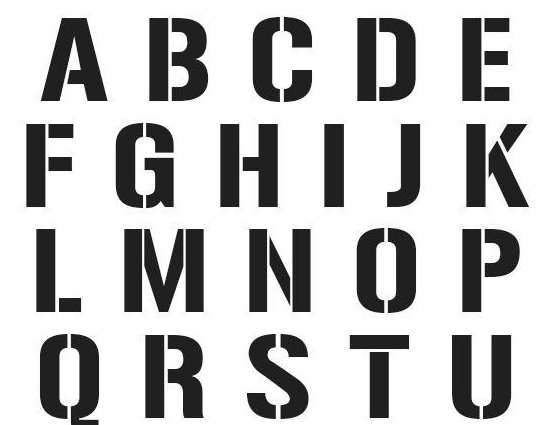
#> input picture cwiczenia_15_04_2025_morph_ops/litery.png, 547 x 425 px
$ python zadanie4.py
#> lines starting #> are read from the running program, lines starting #| are printed output that depends on the picture; after the words box and inside, x2 and y2 are one past the last pixel; in counts of white or black regions, pixels touching at a corner belong together
import cv2

image = cv2.imread('litery.png', cv2.IMREAD_GRAYSCALE)
#> image is the input picture: shape (425, 547); min 0, max 255, mean 194.4
_, binary = cv2.threshold(image, 127, 255, cv2.THRESH_BINARY_INV)
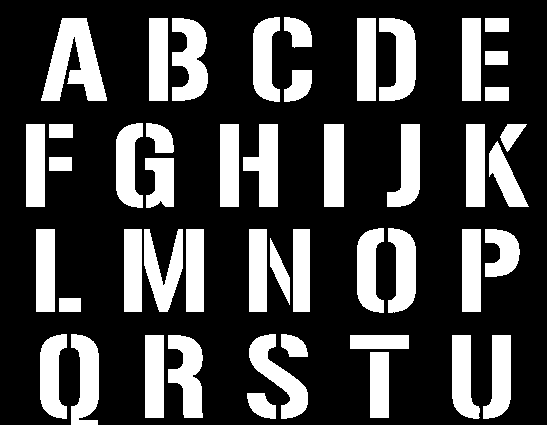
#> binary: shape (425, 547); 26.8% white; 48 white regions, largest, box (x1, y1, x2, y2) and area: (41, 18, 107, 101) 3065, (172, 18, 208, 101) 2016, (379, 18, 416, 101) 1923


kernel_rect = cv2.getStructuringElement(cv2.MORPH_RECT, (5, 5))
kernel_ellipse = cv2.getStructuringElement(cv2.MORPH_ELLIPSE, (5, 5))

closed_rect = cv2.morphologyEx(binary, cv2.MORPH_CLOSE, kernel_rect)
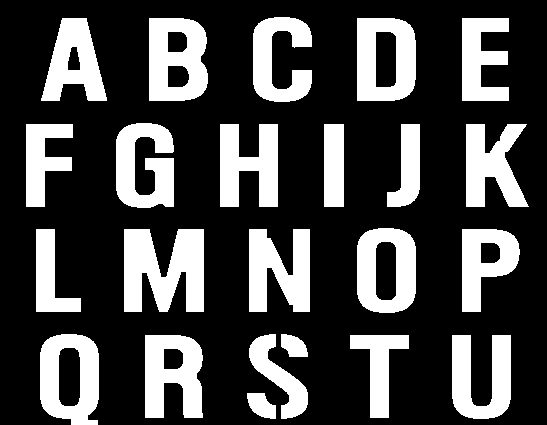
#> closed_rect: shape (425, 547); 27.7% white; 23 white regions, largest, box (x1, y1, x2, y2) and area: (124, 229, 204, 312) 4968, (149, 18, 208, 101) 3773, (249, 229, 310, 312) 3656
closed_ellipse = cv2.morphologyEx(binary, cv2.MORPH_CLOSE, kernel_ellipse)
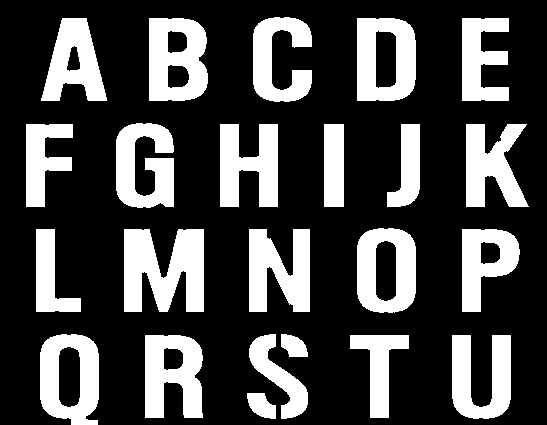
#> closed_ellipse: shape (425, 547); 27.6% white; 23 white regions, largest, box (x1, y1, x2, y2) and area: (124, 229, 204, 312) 4960, (149, 18, 208, 101) 3750, (249, 229, 310, 312) 3652

cv2.imshow('Original', image)
cv2.imshow('Closed rectangle', closed_rect)
cv2.imshow('Closed ellipse', closed_ellipse)

cv2.waitKey()
cv2.destroyAllWindows()

$ run again, with cwiczenia_15_04_2025_morph_ops/figury.jpg saved as cwiczenia_15_04_2025_morph_ops/litery.png
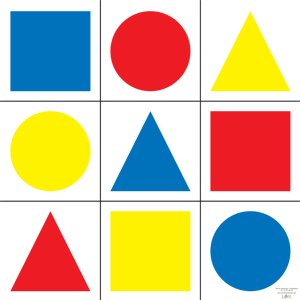
#> input picture cwiczenia_15_04_2025_morph_ops/figury.jpg, 300 x 300 px
#> `image = cv2.imread('litery.png', cv2.IMREAD_GRAYSCALE)`:
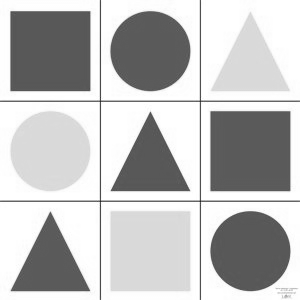
#> image: shape (300, 300); min 31, max 255, mean 191.2
#> `_, binary = cv2.threshold(image, 127, 255, cv2.THRESH_BINARY_INV)`:
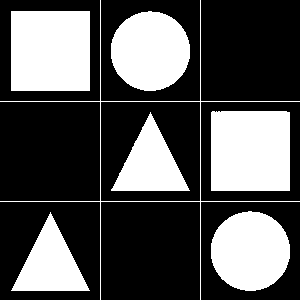
#> binary: shape (300, 300); 33.3% white; 7 white regions, largest, box (x1, y1, x2, y2) and area: (11, 11, 90, 91) 6320, (211, 111, 290, 191) 6313, (111, 11, 190, 91) 4962
#> closed_rect: shape (300, 300); 33.3% white; 7 white regions, largest, box (x1, y1, x2, y2) and area: (11, 11, 90, 91) 6320, (211, 111, 290, 191) 6316, (111, 11, 190, 91) 4962
